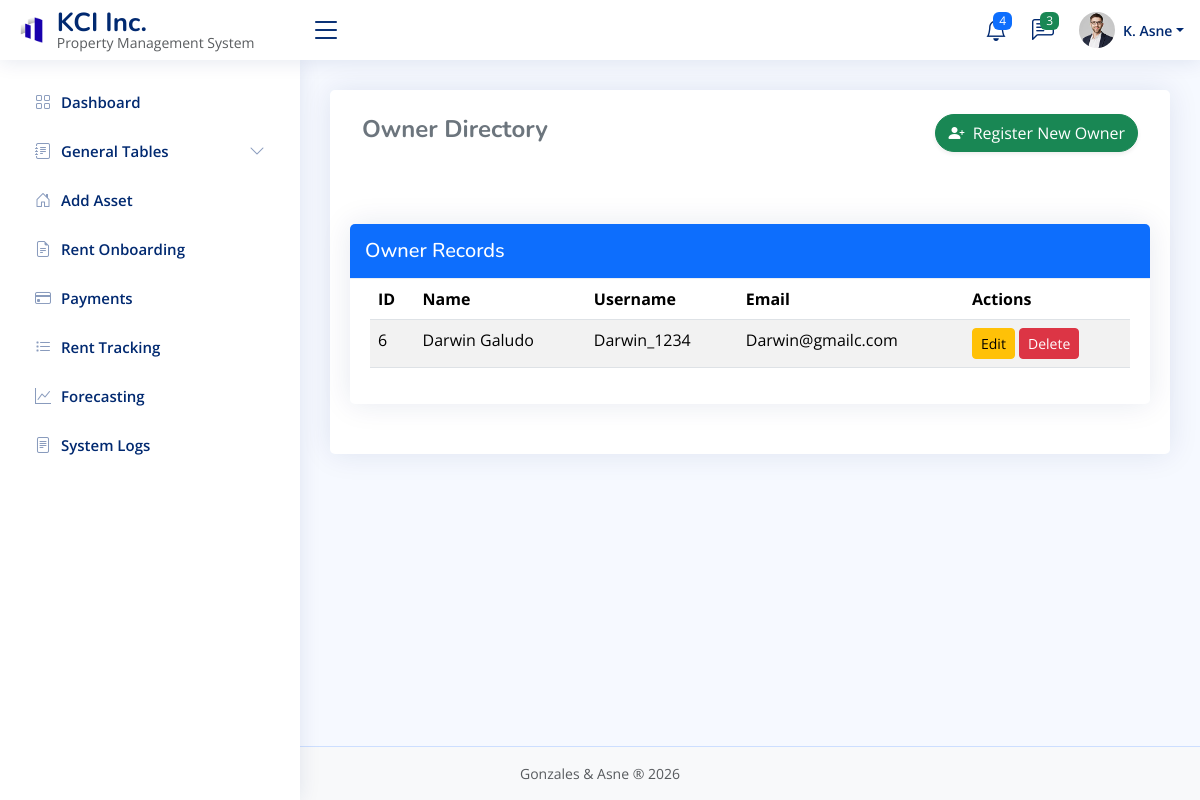
Page /admin.php?page=owners on the committed database.
### tables this page shows
CREATE TABLE `users` (
  `user_id` int(11) NOT NULL,
  `username` varchar(50) NOT NULL,
  `first_name` varchar(50) NOT NULL,
  `middle_name` varchar(50) DEFAULT NULL,
  `last_name` varchar(50) NOT NULL,
  `role` varchar(30) NOT NULL,
  `email` varchar(100) NOT NULL,
  `password_hash` varchar(255) NOT NULL,
  `status` enum('active','inactive','banned') DEFAULT 'active',
  `created_at` timestamp NOT NULL DEFAULT current_timestamp(),
  `updated_at` timestamp NOT NULL DEFAULT current_timestamp() ON UPDATE current_timestamp()
);

### admin_modules/tbl_owner.php (the view, shortened to what this page needs)
<?php
require_once "conn.php";
$owners = $conn->query("SELECT * FROM users WHERE role = 'Owner' ORDER BY user_id DESC");
?>
<div class="container-fluid py-4">
  <div class="d-flex justify-content-between align-items-center mb-4">
    <h4 class="fw-bold text-secondary">Owner Directory</h4>
    <button class="btn btn-success shadow-sm rounded-pill" data-bs-toggle="modal" data-bs-target="#regOwnerModal">
      <i class="bi bi-person-plus-fill me-1"></i> Register New Owner
    </button>
  </div>
</div>
<div class="card mt-4">
  <div class="card-header bg-primary text-white d-flex justify-content-between align-items-center">
    <div>
      <h5 class="mb-0">Owner Records</h5>
    </div>
  </div>
  <div class="card-body table-responsive">
    <table class="table table-striped">
      <thead>
        <tr>
          <th>ID</th>
          <th>Name</th>
          <th>Username</th>
          <th>Email</th>
          <th>Actions</th>
        </tr>
      </thead>
      <tbody>
        <?php while ($r = $owners->fetch_assoc()): ?>
          <tr>
            <td><?= $r['user_id'] ?></td>
            <td><?= htmlspecialchars($r['first_name'] . ' ' . $r['last_name']) ?></td>
            <td><?= htmlspecialchars($r['username']) ?></td>
            <td><?= htmlspecialchars($r['email']) ?></td>
            <td>
              <button class="btn btn-warning btn-sm" data-bs-toggle="modal"
                data-bs-target="#editOwnerModal<?= $r['user_id'] ?>">Edit</button>
              <form method="POST" style="display:inline" onsubmit="return confirm('Delete this owner?')">
                <button type="submit" class="btn btn-danger btn-sm">Delete</button>
              </form>
            </td>
          </tr>
        <?php endwhile; ?>
      </tbody>
    </table>
  </div>
</div>

### assets/css/style.css (style rules this page uses)
:root { scroll-behavior: smooth; }
body { font-family: "Open Sans", sans-serif; background: #f6f9ff; color: #444444; }
html, body { height: 100%; }
body { display: flex; flex-direction: column; min-height: 100vh; }
h1, h2, h3, h4, h5, h6 { font-family: "Nunito", sans-serif; }
.card { margin-bottom: 30px; border: none; border-radius: 5px; box-shadow: 0px 0 30px rgba(1, 41, 112, 0.1); }
.card-header, .card-footer { border-color: #ebeef4; background-color: #fff; color: #798eb3; padding: 15px; }
.card-body { padding: 0 20px 20px 20px; }

### rows in the picture
users: user_id "6", first_name+last_name "Darwin Galudo", username "Darwin_1234", email "Darwin@gmailc.com"
